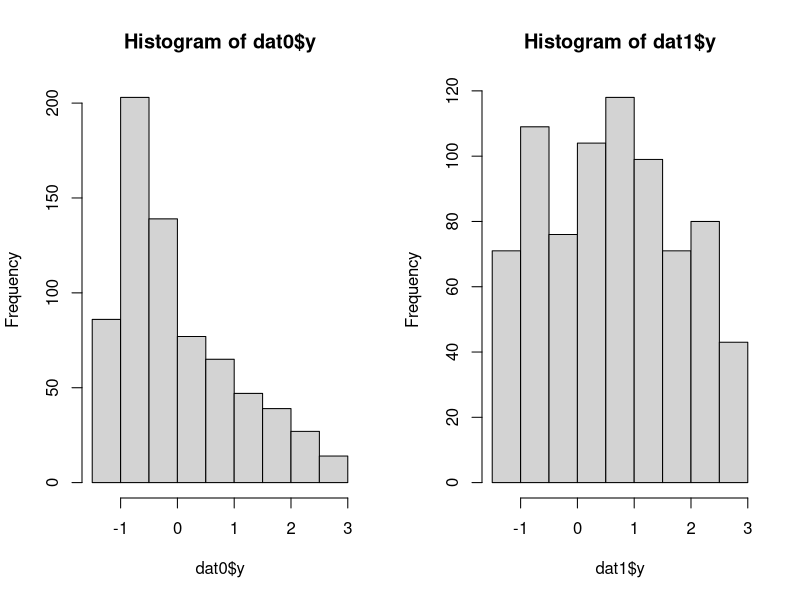
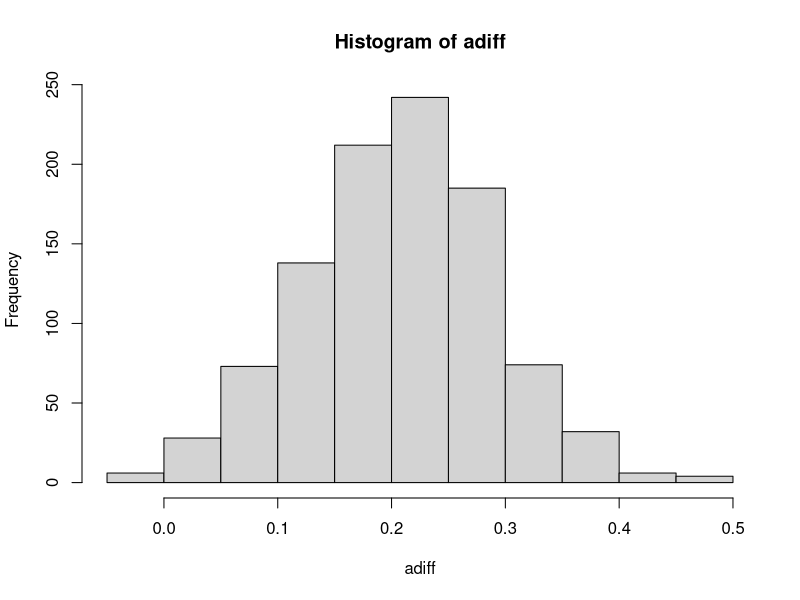
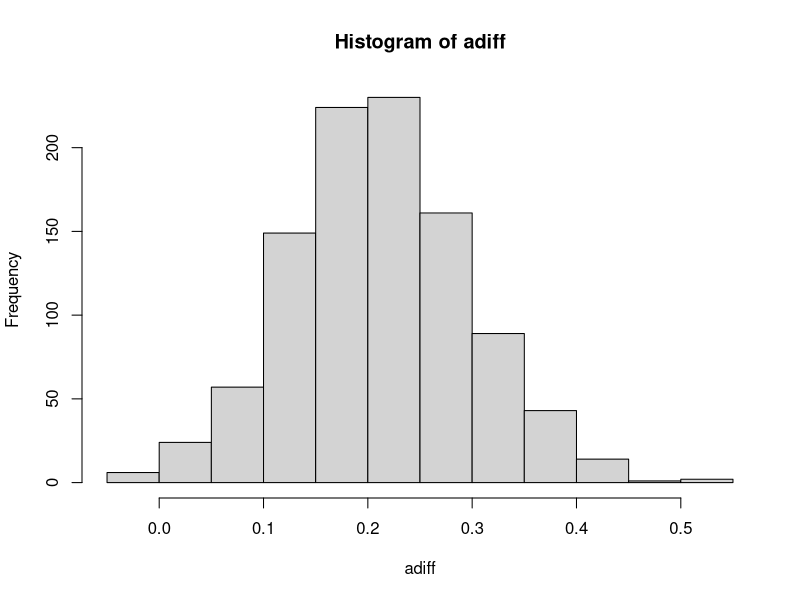

The R source for these figures, in order: (Note: this script raises an error after producing the figures.)
setwd("~/binary-regressor/examples/Afghanistan/")
library(foreign)
kids <- read.dta("afghanistan_anonymized_data.dta")

labels <- attributes(kids)$var.labels
labels <- cbind(names(kids), labels)
labels

# Note: there are some mistakes in the data dictionary!


# The variable "treatment" is actually our instrument
# --- living in a village that gets a school
z <- kids$treatment

# The variable "f08_formal_school" is our treatment
# --- enrolled in formal school, Spring 2008 
x <- kids$s08_formal_school

# The variable "s08_formal_school" is our outcome
# --- total normalized test score, Spring 2008
y <- kids$s08_both_norma_total

dat <- data.frame(x,y,z)
dat <- na.omit(dat)
dat0 <- subset(dat, z == 0)
dat1 <- subset(dat, z == 1)

table(dat0$x)
table(dat1$x)

par(mfrow = c(1,2))
hist(dat0$y)
hist(dat1$y)
par(mfrow = c(1,1))


est <- function(inData){
  OLS <- with(inData, cov(x,y)/var(x))
  IV <- with(inData, cov(z,y)/cov(z,x))
  dat0 <- subset(inData, z == 0)
  dat1 <- subset(inData, z == 1)
  p1_hat <- mean(dat1$x) 
  p0_hat <- mean(dat0$x) 
  W <- IV
  Dy2 <- mean(dat1$y^2) - mean(dat0$y^2)
  DyT <- mean(dat1$y * dat1$x) - mean(dat0$y * dat0$x)
  R <- (Dy2 - 2 * W * DyT) / (W * (p1_hat - p0_hat))
  a1_a0 <- 1 + R/W 
  Dy3 <- mean(dat1$y^3) - mean(dat0$y^3)
  Dy2T <- mean(dat1$y^2 * dat1$x) - mean(dat0$y^2 * dat0$x)
  S <- (Dy3 - 3 * W * (Dy2T + R * DyT)) / (W * (p1_hat - p0_hat))
  term1 <- -0.5 * R/W
  disc <- sqrt(3 * R^2 - 2 * S)
  term2 <- 0.5 * disc/W
  root1 <- term1 + term2
  root2 <- term1 - term2
  out <- c(OLS, IV, a1_a0, root1, root2)
  names(out) <- c("OLS", "IV", "a1_a0", "root1", "root2")
  return(out)
}

est(dat)

badboot <- function(){
  dat0_boot <- dat0[sample(1:nrow(dat0), replace = TRUE),]
  dat1_boot <- dat1[sample(1:nrow(dat1), replace = TRUE),]
  dat_boot <- rbind(dat0_boot, dat1_boot)
  est(dat_boot)
}

worseboot <- function(){
  dat_boot <- dat[sample(1:nrow(dat), replace = TRUE),]
  est(dat_boot)
}

set.seed(11)
badbootdraws <- as.data.frame(t(replicate(1000, badboot())))
head(badbootdraws)
adiff <- badbootdraws$a1_a0
hist(adiff)
quantile(adiff, c(0.025, 0.975))
mean(adiff)

set.seed(11)
worsebootdraws <- as.data.frame(t(replicate(1000, worseboot())))
head(worsebootdraws)
adiff <- worsebootdraws$a1_a0
hist(adiff)
quantile(adiff, c(0.025, 0.975))
mean(adiff)

# Try partialling out the exogenous covariates
# --- If they are not mis-measured, then IV gives the right coeffs for these!
datCovariates <- with(kids, data.frame(x, y, z,
                                       "c" = clustercode,
                                       "female" = s08_girls_cnt,
                                       "age" = s08_age_cnt,
                                       "yrsvill" = s08_duration_village_cnt,
                                       "farsi" = s08_farsi_cnt,
                                       "tajik" = s08_tajik_cnt,
                                       "farmers" = s08_farmer_cnt,
                                       "agehead" = s08_age_head_cnt,
                                       "educhead" = s08_yrs_ed_head_cnt,
                                       "nhh" = s08_num_ppl_hh_cnt,
                                       "land" = s08_jeribs_cnt,
                                       "sheep" = s08_num_sheep_cnt,
                                       "distschool" = s08_nearest_scl))

# remove missing observations
datCovariates <- na.omit(datCovariates)
datCovariates0 <- subset(datCovariates, z == 0)
c0 <- unique(datCovariates0$c)
datCovariates0 <- subset(datCovariates, z == 1)
c1 <- unique(datCovariates1$c)

# Try bootstraps that impose the cluster structure
